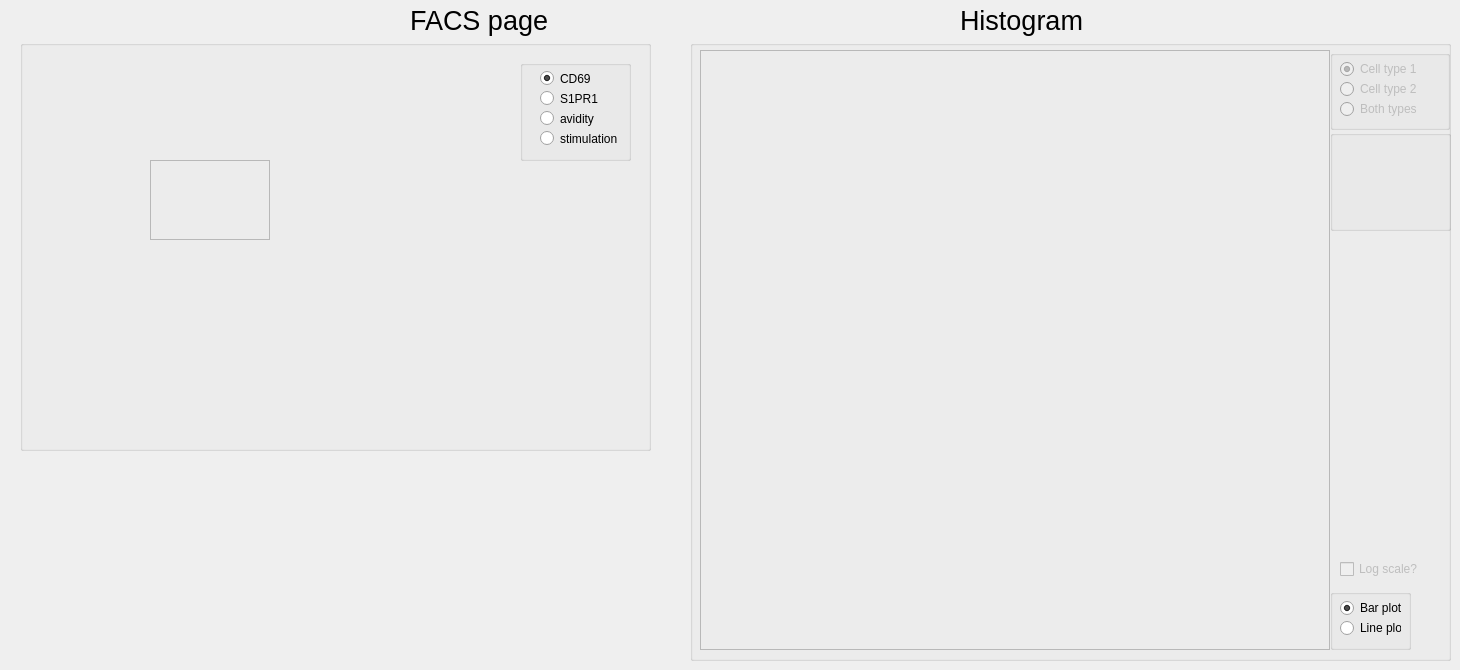
      <widget class="QWidget" name="page_FACS">
       <widget class="QLabel" name="label_8">
        <property name="geometry">
         <rect>
          <x>410</x>
          <y>0</y>
          <width>141</width>
          <height>41</height>
         </rect>
        </property>
        <property name="font">
         <font>
          <pointsize>20</pointsize>
         </font>
        </property>
        <property name="text">
         <string>FACS page</string>
        </property>
       </widget>
       <widget class="QGroupBox" name="groupBox_FACS">
        <property name="geometry">
         <rect>
          <x>20</x>
          <y>40</y>
          <width>631</width>
          <height>411</height>
         </rect>
        </property>
        <property name="title">
         <string/>
        </property>
        <widget class="QGroupBox" name="groupBox_FACS_vars">
         <property name="geometry">
          <rect>
           <x>500</x>
           <y>20</y>
           <width>111</width>
           <height>101</height>
          </rect>
         </property>
         <property name="title">
          <string/>
         </property>
         <widget class="QRadioButton" name="radioButton_CD69">
          <property name="geometry">
           <rect>
            <x>20</x>
            <y>10</y>
            <width>82</width>
            <height>17</height>
           </rect>
          </property>
          <property name="text">
           <string>CD69</string>
          </property>
          <property name="checked">
           <bool>true</bool>
          </property>
          <attribute name="buttonGroup">
           <string>buttonGroup_FACS_PLOT</string>
          </attribute>
         </widget>
         <widget class="QRadioButton" name="radioButton_S1PR1">
          <property name="geometry">
           <rect>
            <x>20</x>
            <y>30</y>
            <width>82</width>
            <height>17</height>
           </rect>
          </property>
          <property name="text">
           <string>S1PR1</string>
          </property>
          <attribute name="buttonGroup">
           <string>buttonGroup_FACS_PLOT</string>
          </attribute>
         </widget>
         <widget class="QRadioButton" name="radioButton_avidity">
          <property name="geometry">
           <rect>
            <x>20</x>
            <y>50</y>
            <width>82</width>
            <height>17</height>
           </rect>
          </property>
          <property name="text">
           <string>avidity</string>
          </property>
          <attribute name="buttonGroup">
           <string>buttonGroup_FACS_PLOT</string>
          </attribute>
         </widget>
         <widget class="QRadioButton" name="radioButton_stimulation">
          <property name="geometry">
           <rect>
            <x>20</x>
            <y>70</y>
            <width>82</width>
            <height>17</height>
           </rect>
          </property>
          <property name="text">
           <string>stimulation</string>
          </property>
          <attribute name="buttonGroup">
           <string>buttonGroup_FACS_PLOT</string>
          </attribute>
         </widget>
        </widget>
        <widget class="QFrame" name="frame">
         <property name="geometry">
          <rect>
           <x>130</x>
           <y>120</y>
           <width>120</width>
           <height>80</height>
          </rect>
         </property>
         <property name="frameShape">
          <enum>QFrame::StyledPanel</enum>
         </property>
         <property name="frameShadow">
          <enum>QFrame::Raised</enum>
         </property>
        </widget>
       </widget>
       <widget class="QMyGroupBox" name="groupBox_Histo">
        <property name="geometry">
         <rect>
          <x>690</x>
          <y>40</y>
          <width>761</width>
          <height>621</height>
         </rect>
        </property>
        <property name="title">
         <string/>
        </property>
        <property name="alignment">
         <set>Qt::AlignRight|Qt::AlignTrailing|Qt::AlignVCenter</set>
        </property>
        <widget class="QwtPlot" name="qwtPlot_Histo">
         <property name="geometry">
          <rect>
           <x>10</x>
           <y>10</y>
           <width>630</width>
           <height>600</height>
          </rect>
         </property>
         <property name="frameShape">
          <enum>QFrame::StyledPanel</enum>
         </property>
         <property name="frameShadow">
          <enum>QFrame::Raised</enum>
         </property>
        </widget>
        <widget class="QGroupBox" name="groupBox_Histo_y_vars">
         <property name="geometry">
          <rect>
           <x>640</x>
           <y>90</y>
           <width>121</width>
           <height>101</height>
          </rect>
         </property>
         <property name="title">
          <string/>
         </property>
        </widget>
        <widget class="QGroupBox" name="groupBox_celltype">
         <property name="enabled">
          <bool>false</bool>
         </property>
         <property name="geometry">
          <rect>
           <x>640</x>
           <y>10</y>
           <width>120</width>
           <height>80</height>
          </rect>
         </property>
         <property name="title">
          <string/>
         </property>
         <widget class="QRadioButton" name="radioButton_celltype_1">
          <property name="geometry">
           <rect>
            <x>10</x>
            <y>10</y>
            <width>82</width>
            <height>18</height>
           </rect>
          </property>
          <property name="text">
           <string>Cell type 1</string>
          </property>
          <property name="checked">
           <bool>true</bool>
          </property>
          <attribute name="buttonGroup">
           <string>buttonGroup_celltype</string>
          </attribute>
         </widget>
         <widget class="QRadioButton" name="radioButton_celltype_2">
          <property name="geometry">
           <rect>
            <x>10</x>
            <y>30</y>
            <width>82</width>
            <height>18</height>
           </rect>
          </property>
          <property name="text">
           <string>Cell type 2</string>
          </property>
          <attribute name="buttonGroup">
           <string>buttonGroup_celltype</string>
          </attribute>
         </widget>
         <widget class="QRadioButton" name="radioButton_celltype_3">
          <property name="geometry">
           <rect>
            <x>10</x>
            <y>50</y>
            <width>82</width>
            <height>18</height>
           </rect>
          </property>
          <property name="text">
           <string>Both types</string>
          </property>
          <property name="checked">
           <bool>false</bool>
          </property>
          <attribute name="buttonGroup">
           <string>buttonGroup_celltype</string>
          </attribute>
         </widget>
        </widget>
        <widget class="QwtPlot" name="qwtPlot_HistoLine">
         <property name="geometry">
          <rect>
           <x>10</x>
           <y>10</y>
           <width>630</width>
           <height>600</height>
          </rect>
         </property>
         <property name="frameShape">
          <enum>QFrame::StyledPanel</enum>
         </property>
         <property name="frameShadow">
          <enum>QFrame::Raised</enum>
         </property>
        </widget>
        <widget class="QGroupBox" name="groupBox_histotype">
         <property name="geometry">
          <rect>
           <x>640</x>
           <y>549</y>
           <width>81</width>
           <height>61</height>
          </rect>
         </property>
         <property name="title">
          <string/>
         </property>
         <widget class="QRadioButton" name="radioButton_histotype_1">
          <property name="geometry">
           <rect>
            <x>10</x>
            <y>10</y>
            <width>61</width>
            <height>18</height>
           </rect>
          </property>
          <property name="text">
           <string>Bar plot</string>
          </property>
          <property name="checked">
           <bool>true</bool>
          </property>
          <attribute name="buttonGroup">
           <string>buttonGroup_histotype</string>
          </attribute>
         </widget>
         <widget class="QRadioButton" name="radioButton_histotype_2">
          <property name="geometry">
           <rect>
            <x>10</x>
            <y>30</y>
            <width>61</width>
            <height>18</height>
           </rect>
          </property>
          <property name="text">
           <string>Line plot</string>
          </property>
          <attribute name="buttonGroup">
           <string>buttonGroup_histotype</string>
          </attribute>
         </widget>
        </widget>
        <widget class="QCheckBox" name="checkBox_histo_logscale">
         <property name="enabled">
          <bool>false</bool>
         </property>
         <property name="geometry">
          <rect>
           <x>650</x>
           <y>520</y>
           <width>131</width>
           <height>18</height>
          </rect>
         </property>
         <property name="layoutDirection">
          <enum>Qt::LeftToRight</enum>
         </property>
         <property name="text">
          <string>Log scale?</string>
         </property>
        </widget>
       </widget>
       <widget class="QLabel" name="alabel__Histo">
        <property name="geometry">
         <rect>
          <x>960</x>
          <y>0</y>
          <width>141</width>
          <height>41</height>
         </rect>
        </property>
        <property name="font">
         <font>
          <pointsize>20</pointsize>
         </font>
        </property>
        <property name="text">
         <string>Histogram</string>
        </property>
       </widget>
      </widget>
